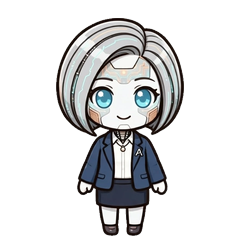
#> input picture mac/frames/aria/idle.png, 240 x 240 px; its folder holds only this picture in this run
$ python slice_walk8.py ../frames/aria/idle.png ../frames/aria/peace.png
#> lines starting #> are read from the running program, lines starting #| are printed output that depends on the picture; after the words box and inside, x2 and y2 are one past the last pixel; in counts of white or black regions, pixels touching at a corner belong together
#!/usr/bin/env python3
"""Slice a generated walk strip/grid into 8 registered 240x240 frames.

v3 (fixes the v2.5 judder for real): after v2's uniform scale and
ground-line placement, each frame is REGISTERED against frame 0:
an integer shift search minimises the alpha difference over the
upper 65% of the figure (head and torso), so the body stays pinned
and only the legs swing. Per-frame recentring let the body seesaw
by up to ~14px between poses, which read as skipping and blinking.
"""
import sys
from PIL import Image
import numpy as np

def figures(img):
    a = np.asarray(img.convert("RGB")).astype(int)
    fg = (a.sum(axis=2) < 720)
    rows = fg.any(axis=1)
    bands = []
    y = 0
    while y < len(rows):
        if rows[y]:
            y0 = y
            while y < len(rows) and (rows[y] or (y + 1 < len(rows) and rows[y + 1])):
                y += 1
            bands.append((y0, y))
        y += 1
    out = []
    for (y0, y1) in bands:
        sub = fg[y0:y1]
        cols = sub.any(axis=0)
        x = 0
        while x < len(cols):
            if cols[x]:
                x0 = x
                gap = 0
                while x < len(cols) and (cols[x] or gap < 12):
                    gap = 0 if cols[x] else gap + 1
                    x += 1
                out.append((x0, y0, x - gap, y1))
            x += 1
    return out

def key_white(crop):
    a = np.asarray(crop.convert("RGB")).astype(np.int16)
    d = 255 - a.min(axis=2)
    alpha = np.clip(d * 6, 0, 255)
    alpha = np.where(alpha < 40, 0, np.where(alpha > 215, 255, alpha)).astype(np.uint8)
    rgba = np.dstack([np.asarray(crop.convert("RGB")), alpha])
    return Image.fromarray(rgba, "RGBA")

def register(ref_alpha, img_alpha, max_dx, max_dy):
    """Shift (dx, dy) minimising alpha diff in the upper 65%."""
    H, W = ref_alpha.shape
    region = slice(0, int(H * 0.65))
    ref = ref_alpha[region].astype(np.int32)
    best, best_score = (0, 0), None
    for dy in range(-max_dy, max_dy + 1):
        for dx in range(-max_dx, max_dx + 1):
            shifted = np.roll(np.roll(img_alpha, dy, axis=0), dx, axis=1)
            score = np.abs(shifted[region].astype(np.int32) - ref).sum()
            if best_score is None or score < best_score:
                best, best_score = (dx, dy), score
    return best

def main(strip_path, pet):
#> called with strip_path = '../frames/aria/idle.png', pet = '../frames/aria/peace.png'
    img = Image.open(strip_path).convert("RGB")
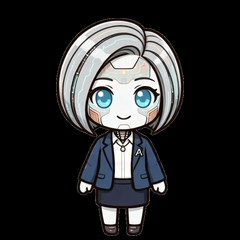
#> img: PIL image 240x240 RGB; mean R, G, B 43.4, 43.9, 44.7
    boxes = figures(img)
#> in figures, `fg = (a.sum(axis=2) < 720)`:
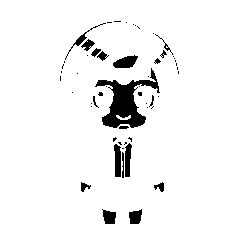
#> fg: shape (240, 240) bool; 94.7% white; 55 black regions (36 under 20 px), largest, box (x1, y1, x2, y2) and area: (95, 68, 160, 128) 1451, (113, 55, 138, 68) 216, (114, 144, 121, 177) 193
#> the loop in figures, `while y < len(rows):` made 1 pass
#> (y0, y) on pass 1: (0, 241)
#> after the loop in figures, `while y < len(rows):`: bands = [(0, 240)]; y = 241
#> the loop in figures, `for (y0, y1) in bands:` made 1 pass
#> (y0, y1) on pass 1: (0, 240)
#> after the loop in figures, `for (y0, y1) in bands:`: out = [(0, 0, 240, 240)]
#> boxes = [(0, 0, 240, 240)]
    boxes.sort(key=lambda b: (round(b[1] / 100), b[0]))
    print(pet, "figures:", len(boxes))
#| ../frames/aria/peace.png figures: 1
#> (the run stopped early here; a loop or call above may not have finished)

$ run again, on mac/frames/lucas/idle.png
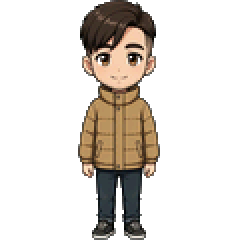
#> input picture mac/frames/lucas/idle.png, 240 x 240 px
#> in main, `img = Image.open(strip_path).convert("RGB")`:
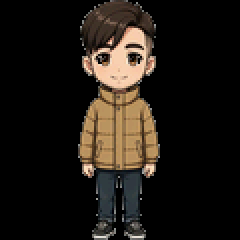
#> img: PIL image 240x240 RGB; mean R, G, B 30.9, 25.5, 19.8
#> fg: shape (240, 240) bool; every value is 1
#> the loop in figures, `while y < len(rows):` made 1 pass
#> (y0, y) on pass 1: (0, 241)
#> after the loop in figures, `while y < len(rows):`: bands = [(0, 240)]; y = 241
#> the loop in figures, `for (y0, y1) in bands:` made 1 pass
#> (y0, y1) on pass 1: (0, 240)
#> after the loop in figures, `for (y0, y1) in bands:`: out = [(0, 0, 240, 240)]
#| ../frames/lucas/idle.png figures: 1
